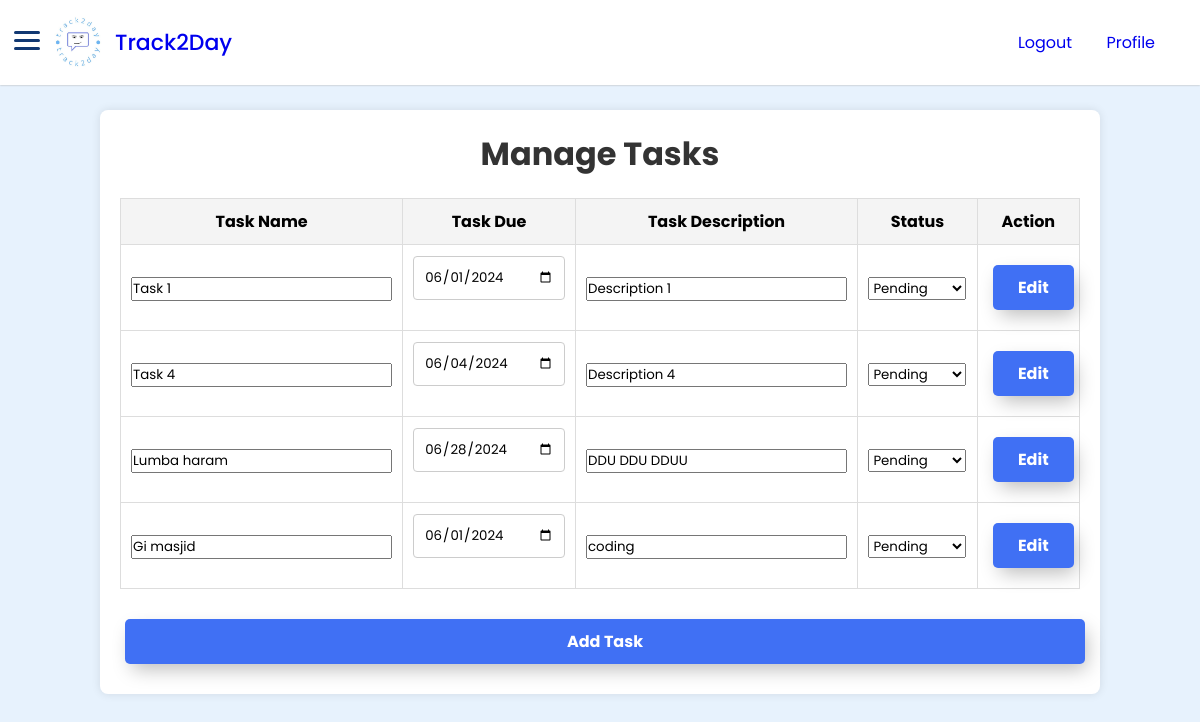
Screenshot of /tasks.php (signed in) with the database file from the repository.
### tables this page shows
CREATE TABLE `task` (
  `task_id` int(11) NOT NULL,
  `task_name` varchar(45) NOT NULL,
  `task_desc` varchar(45) NOT NULL,
  `task_duration` date DEFAULT NULL,
  `task_status` varchar(45) NOT NULL,
  `user_email` varchar(45) NOT NULL
);

### tasks.php (the view, shortened to what this page needs)
<?php
include('dbconn.php');
$user_type = $_SESSION['user_privilege'];
?>
<!DOCTYPE html>
<html lang="en">
<head>
    <link href="https://unpkg.com/boxicons@2.1.4/css/boxicons.min.css" rel="stylesheet" />
    <link rel="stylesheet" href="style.css" />
</head>
<body>
    <nav class="navbar">
        <div class="logo_item">
            <img src="track2daylogo.jpg" alt="Track2Day Logo">
            <?php
            if ($user_type == 'premium') {
                echo '<a href="menu2.php">Track2Day+</a>';
            }
            else {
                echo '<a href="menu2.php">Track2Day</a>';
            }
            ?>
            <div id="menuToggle">
            <span></span>
            <span></span>
            <span></span>
          </div>
        </div>
        <div class="navbar_content">
            <ul>
                <li><a href="logout.php">Logout</a></li>
                <li><a href="userprofile.php">Profile</a></li>
            </ul>
        </div>
    </nav>
    <main>
        <div class="tasks-container">
            <h1>Manage Tasks</h1>
            <form action="savetasks.php" method="POST">
                <table class="task-table">
                    <thead>
                        <tr>
                            <th>Task Name</th>
                            <th>Task Due</th>
                            <th>Task Description</th>
                            <th>Status</th>
                            <th>Action</th>
                        </tr>
                    </thead>
                    <tbody>
                        <?php
                        $user_email = $_SESSION['email'];
                        $sql_tasks = "SELECT * FROM task WHERE user_email = '$user_email'";
                        $result_tasks = mysqli_query($dbconn, $sql_tasks);
                        if ($result_tasks && mysqli_num_rows($result_tasks) > 0) {
                            while ($row_task = mysqli_fetch_assoc($result_tasks)) {
                                echo "<tr>";
                                echo "<td><input type='text' name='task_name[]' value='" . htmlspecialchars($row_task['task_name']) . "'></td>";
                                echo "<td><input type='date' name='task_duration[]' value='" . htmlspecialchars($row_task['task_duration']) . "'></td>";
                                echo "<td><input type='text' name='task_desc[]' value='" . htmlspecialchars($row_task['task_desc']) . "'></td>";
                                echo "<td><select name='task_status[]'><option value='pending'" . ($row_task['task_status'] == 'pending' ? ' selected' : '') . ">Pending</option><option value='completed'" . ($row_task['task_status'] == 'completed' ? ' selected' : '') . ">Completed</option></select></td>";
                                echo '<td><button type="button" onclick="location.href=\'editTask.php?id=' . $row_task['task_id'] . '\'">Edit</button></td>';
                                echo "</tr>";
                            }
                        }
                        ?>
                    </tbody>
                </table>
                <button type="button" onclick="location.href='addTask.php'">Add Task</button>
            </form>
        </div>
    </main>
</body>
</html>

### style.css (style rules this page uses)
* { margin: 0; padding: 0; box-sizing: border-box; font-family: "Poppins", sans-serif; }
:root { --white-color: #fff; --blue-color: #4070f4; --grey-color: #707070; --grey-color-light: #aaa; }
body { background-color: #e7f2fd; transition: all 0.5s ease; padding-top: 60px; }
.navbar { position: fixed; top: 0; width: 100%; left: 0; background-color: var(--white-color); display: flex; align-items: center; justify-content: space-between; padding: 15px 30px; z-index: 1000; box-shadow: 0 0 2px var(--grey-color-light); }
.logo_item { display: flex; align-items: center; column-gap: 10px; font-size: 22px; font-weight: 500; color: var(--blue-color); }
.navbar img { width: 55px; height: 55px; border-radius: 75%; margin-left: 20px; }
.navbar_content { display: flex; align-items: center; column-gap: 25px; }
.navbar a { text-decoration: none; }
.navbar_content li { list-style: none; display: inline; }
.navbar_content li a { text-decoration: none; padding: 0 15px; }
button { padding: 10px 2px; border: unset; border-radius: 15px; color: #212121; z-index: 1; background: hsl(176, 26%, 88%); position: relative; font-weight: 700; font-size: 14px; -webkit-box-shadow: 4px 8px 19px -2px rgba(0,0,0,0.27); box-shadow: 4px 8px 19px -3px rgba(0,0,0,0.27); transition: all 250ms; overflow: hidden; }
button::before { content: ""; position: absolute; top: 0; left: 0; height: 100%; width: 0; border-radius: 15px; background-color: #212121; z-index: -1; -webkit-box-shadow: 4px 8px 19px -3px rgba(0,0,0,0.27); box-shadow: 4px 8px 19px -3px rgba(0,0,0,0.27); transition: all 250ms }
#menuToggle { display: block; position: relative; right: 218px; z-index: 1; -webkit-user-select: none; user-select: none; }
#menuToggle span { display: block; right: 10px; width: 26px; height: 3px; margin-bottom: 5px; position: relative; background: #113872; border-radius: 3px; z-index: 1; transform-origin: 4px 0px; transition: transform 0.5s cubic-bezier(0.77,0.2,0.05,1.0), background 0.5s cubic-bezier(0.77,0.2,0.05,1.0), opacity 0.55s ease; }
#menuToggle span:nth-last-child(2) { transform-origin: 0% 100%; }
button { width: 100%; padding: 10px; border: none; border-radius: 5px; background-color: var(--blue-color); color: var(--white-color); font-size: 16px; cursor: pointer; transition: background-color 0.3s ease; }
.tasks-container { max-width: 1000px; margin: 50px auto; background: white; padding: 20px; border-radius: 8px; box-shadow: 0 0 10px rgba(0,0,0,0.1); }
.tasks-container h1 { text-align: center; color: #333; margin-bottom: 20px; }
.task-table { width: 100%; border-collapse: collapse; margin-bottom: 20px; }
.task-table th, .task-table td { padding: 10px; border: 1px solid #ddd; text-align: center; }
.task-table th { background-color: #f4f4f4; }
.tasks-container button { padding: 10px 20px; margin: 10px 5px; border: none; border-radius: 5px; background-color: #4070f4; color: #fff; font-size: 16px; cursor: pointer; transition: background-color 0.3s ease; }
form { margin-top: 20px; }
input[type="date"], textarea { width: 100%; padding: 10px; margin-bottom: 20px; border: 1px solid #ccc; border-radius: 4px; }
* { margin: 0; padding: 0; box-sizing: border-box; }
html { height: 100%; }
body { height: 100%; }
.table, td { width: 400px; height: 40px; border: 1px solid black; }
*, *::before, *::after { box-sizing: border-box; }
table { width: 100%; border-collapse: collapse; margin-top: 10px; }
table, th, td { border: 1px solid #ddd; }
th, td { padding: 10px; text-align: left; }
th { background-color: #f2f2f2; }

### rows the page displays
task: task_name "Task 1", task_duration "06/01/2024", task_desc "Description 1"
task: task_name "Task 4", task_duration "06/04/2024", task_desc "Description 4"
task: task_name "Lumba haram", task_duration "06/28/2024", task_desc "DDU DDU DDUU"
task: task_name "Gi masjid", task_duration "06/01/2024", task_desc "coding"
